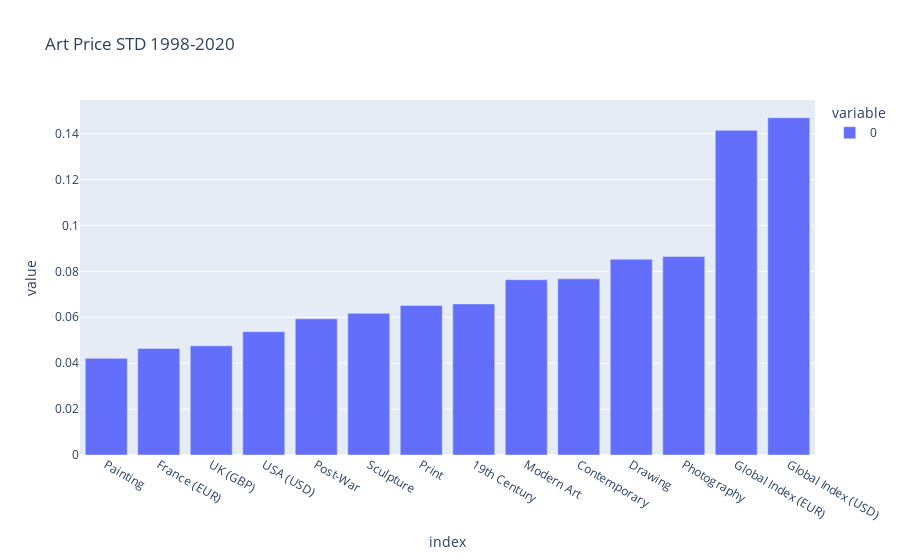

Write notebook code for a chart like this one.
### Code cell
art_index_std_bar = px.bar(art_index_std, title="Art Price STD 1998-2020")
art_index_std_bar

### Figure 1 — Plotly figure (JSON) as saved in the notebook; plotly's stock layout.template omitted (floating-point values rounded to 4 significant figures)
{"data": [{"alignmentgroup": "True", "hovertemplate": "variable=0<br>index=%{x}<br>value=%{y}<extra></extra>", "legendgroup": "0", "marker": {"color": "#636efa"}, "name": "0", "offsetgroup": "0", "orientation": "v", "showlegend": true, "textposition": "auto", "type": "bar", "x": ["Painting", "France (EUR)", "UK (GBP)", "USA (USD)", "Post-War", "Sculpture", "Print", "19th Century", "Modern Art", "Contemporary", "Drawing", "Photography", "Global Index (EUR)", "Global Index (USD)"], "xaxis": "x", "y": [0.04211, 0.04641, 0.04755, 0.05373, 0.05931, 0.06172, 0.06515, 0.06582, 0.07638, 0.07674, 0.08531, 0.08651, 0.1414, 0.1469], "yaxis": "y"}], "layout": {"autosize": true, "barmode": "relative", "legend": {"title": {"text": "variable"}, "tracegroupgap": 0}, "title": {"text": "Art Price STD 1998-2020"}, "xaxis": {"anchor": "y", "autorange": true, "domain": [0, 1], "range": [-0.5, 13.5], "title": {"text": "index"}, "type": "category"}, "yaxis": {"anchor": "x", "autorange": true, "domain": [0, 1], "range": [0, 0.1547], "title": {"text": "value"}, "type": "linear"}}}
